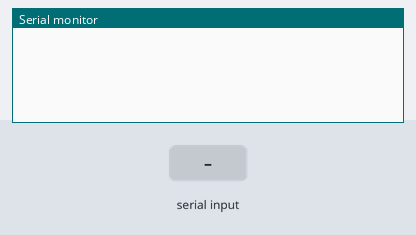
The sketch below on a simulated Arduino Uno, built with avr-gcc and run on an emulated ATmega328P. Parts: the last lines printed to the serial monitor. The inputs (shaded band) are chosen by the test bench.

Above: at 1.2 s.
1.3 s: "analogread 1\n" received over Serial
At 2.0 s:
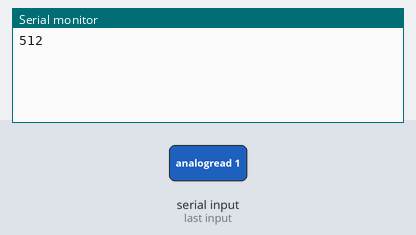
2.8 s: "analogwrite 1\n" received over Serial
At 3.1 s:
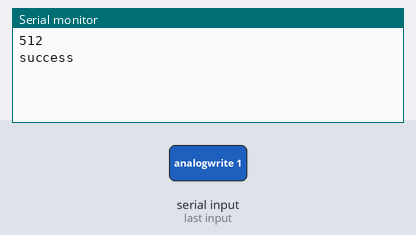
4.3 s: "high 1\n" received over Serial
At 5.2 s:
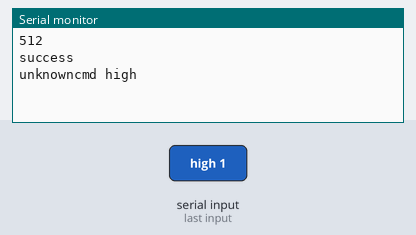
5.8 s: "analogread\n" received over Serial
At 6.5 s:
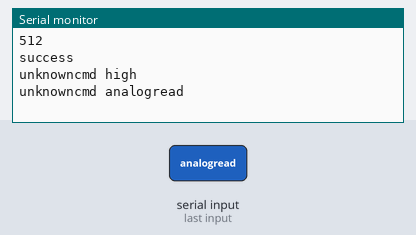
7.3 s: "digitalread\n" received over Serial
At 7.7 s:
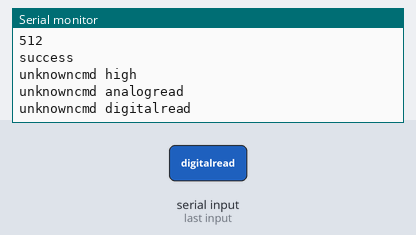
8.8 s: "analogwrite\n" received over Serial
At 10.0 s:
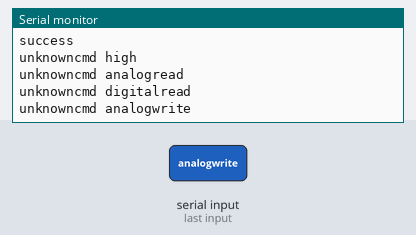

Measured:
- after the input at 1.3 s, the serial monitor: prints a new line at once (image 1)
- after the input at 2.8 s, the serial monitor: prints a new line at once (image 2)
- after the input at 4.3 s, the serial monitor: prints a new line at once (image 3)
- after the input at 5.8 s, the serial monitor: prints a new line at once (image 4)
- after the input at 7.3 s, the serial monitor: prints a new line at once (image 5)
- after the input at 8.8 s, the serial monitor: prints a new line at once (image 6)

The sketch:

ArduinoSerialInterface.ino
```cpp
// Constants
const boolean DEBUG_ENABLED = false;
const int BAUD_RATE = 9600; // 9600, 57600, 115200
const int LINE_BUFFER_SIZE = 64;

// Variables
char _buffer [LINE_BUFFER_SIZE];
int _index = 0;
boolean _ready = false;

// Get a string value in a series of space seperated values
String _getStringValue(String data, int index)
{
    char separator = ' ';
    int found = 0;
    int strIndex[] = {0, -1};
    int maxIndex = data.length()-1;
    for(int i=0; i<=maxIndex && found<=index; i++) {
        if(data.charAt(i)==separator || i==maxIndex) {
            found++;
            strIndex[0] = strIndex[1]+1;
            strIndex[1] = (i == maxIndex) ? i+1 : i;
        }
    }
    return found>index ? data.substring(strIndex[0], strIndex[1]) : "";
}

void _parseLine()
{
    // Init
    char* commandPtr = strtok(_buffer, " ");    // Everything up to the '=' is the color name
    char* valuePtr = strtok(NULL, "\n");  // Everything else is the color value
    if (commandPtr != NULL)
    {
        String command = String(commandPtr);
        String value = String(valuePtr);

        if(DEBUG_ENABLED) Serial.println(String("debug got cmd ") + command);

        if(command == "analogread") {

            // CMD "analogread {pin}"
            int pin = value.toInt();
            int sensorValue = analogRead(pin);
            Serial.println(String(sensorValue));

        } else if(command == "digitalread") {

            // CMD "digitalread {pin}"
            int pin = value.toInt();
            int sensorValue = digitalRead(pin);
            Serial.println(String(sensorValue));

        } else if(command == "analogwrite") {

            // CMD "analogwrite {pin} {value}"
            int pin = _getStringValue(value,0).toInt();
            int pinValue = _getStringValue(value,1).toInt();
            if(DEBUG_ENABLED) Serial.println(String("debug analogwrite pin ") + String(pin) + String(" val ")  + String(pinValue));
            analogWrite(pin,pinValue);
            Serial.println(String("success"));

        } else if(command == "digitalwrite") {

            // CMD "digitalwrite {pin} {high|low}"
            int pin = _getStringValue(value,0).toInt();
            String pinValue = _getStringValue(value,1);
            if(DEBUG_ENABLED) Serial.println(String("debug digitalwrite pin ") + String(pin) + String(" val ")  + String(pinValue));
            if(pinValue == "high") digitalWrite(pin,HIGH);
            else digitalWrite(pin,LOW);
            Serial.println(String("success"));

        } else if(command == "pinmode") {

            // CMD "pinmode {pin} {in/out/pullup}"
            int pin = _getStringValue(value,0).toInt();
            String pinValue = _getStringValue(value,1);
            if(DEBUG_ENABLED) Serial.println(String("debug pinmode pin ") + String(pin) + String(" val ")  + String(pinValue));
            if(pinValue == "out") pinMode(pin, OUTPUT);
            else if(pinValue == "pullup") pinMode(pin, INPUT_PULLUP);
            else pinMode(pin, INPUT);
            Serial.println(String("success"));

        } else {

            Serial.println(String("unknowncmd ") + command);

        }

    } else {

         // Unknown
         Serial.println(String("invalidcmd"));

    }
}


void setup() {
    // Init serial connection
    Serial.begin(BAUD_RATE);
}

void loop() {
    // Wait until we are ready to parse a line
    if (_ready) {
        _parseLine();
        _ready = false;
    } else while (Serial.available()) {
        // Read from serial until the line is ended or buffer is full
        char c = Serial.read();
        _buffer[_index++] = c;
        if ((c == '\n') || (_index == sizeof(_buffer)-1)) {
            _buffer[_index] = '\0';
            _index = 0;
            _ready = true;
        }
    }
}
```
